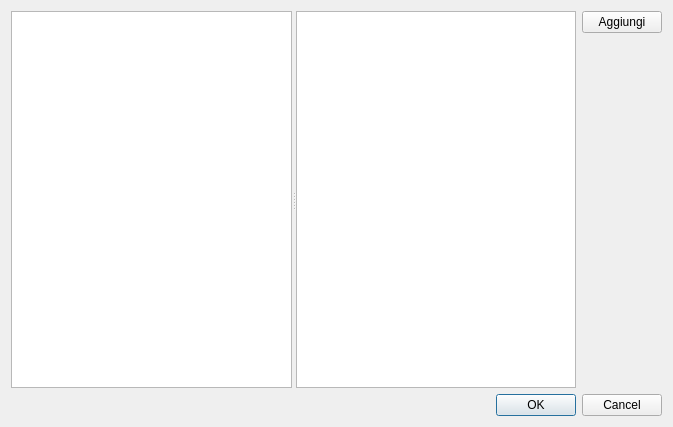
<?xml version="1.0" encoding="UTF-8"?>
<ui version="4.0">
 <class>DialogEditColors</class>
 <widget class="QDialog" name="DialogEditColors">
  <property name="geometry">
   <rect>
    <x>0</x>
    <y>0</y>
    <width>673</width>
    <height>427</height>
   </rect>
  </property>
  <property name="windowTitle">
   <string>Palette</string>
  </property>
  <layout class="QVBoxLayout" name="verticalLayout">
   <item>
    <layout class="QGridLayout" name="gridLayout">
     <item row="0" column="1">
      <widget class="QPushButton" name="pushButtonAdd">
       <property name="text">
        <string>Aggiungi</string>
       </property>
      </widget>
     </item>
     <item row="1" column="1">
      <spacer name="verticalSpacer">
       <property name="orientation">
        <enum>Qt::Vertical</enum>
       </property>
       <property name="sizeHint" stdset="0">
        <size>
         <width>20</width>
         <height>40</height>
        </size>
       </property>
      </spacer>
     </item>
     <item row="0" column="0" rowspan="2">
      <widget class="QSplitter" name="splitter">
       <property name="orientation">
        <enum>Qt::Horizontal</enum>
       </property>
       <widget class="QTableWidget" name="tableWidget">
        <property name="styleSheet">
         <string notr="true">QTableWidget::item
{
	selection-background-color: rgb(20, 20, 20)
}</string>
        </property>
        <property name="selectionMode">
         <enum>QAbstractItemView::NoSelection</enum>
        </property>
        <property name="selectionBehavior">
         <enum>QAbstractItemView::SelectRows</enum>
        </property>
        <attribute name="horizontalHeaderMinimumSectionSize">
         <number>100</number>
        </attribute>
        <attribute name="verticalHeaderVisible">
         <bool>false</bool>
        </attribute>
        <attribute name="verticalHeaderHighlightSections">
         <bool>false</bool>
        </attribute>
       </widget>
       <widget class="QTableWidget" name="tableWidgetFlags">
        <property name="wordWrap">
         <bool>false</bool>
        </property>
        <attribute name="horizontalHeaderVisible">
         <bool>false</bool>
        </attribute>
        <attribute name="horizontalHeaderMinimumSectionSize">
         <number>10</number>
        </attribute>
        <attribute name="horizontalHeaderStretchLastSection">
         <bool>true</bool>
        </attribute>
        <attribute name="verticalHeaderVisible">
         <bool>false</bool>
        </attribute>
        <attribute name="verticalHeaderMinimumSectionSize">
         <number>10</number>
        </attribute>
        <attribute name="verticalHeaderHighlightSections">
         <bool>false</bool>
        </attribute>
       </widget>
      </widget>
     </item>
    </layout>
   </item>
   <item>
    <widget class="QDialogButtonBox" name="buttonBox">
     <property name="orientation">
      <enum>Qt::Horizontal</enum>
     </property>
     <property name="standardButtons">
      <set>QDialogButtonBox::Cancel|QDialogButtonBox::Ok</set>
     </property>
    </widget>
   </item>
  </layout>
 </widget>
 <resources/>
 <connections>
  <connection>
   <sender>buttonBox</sender>
   <signal>accepted()</signal>
   <receiver>DialogEditColors</receiver>
   <slot>accept()</slot>
   <hints>
    <hint type="sourcelabel">
     <x>248</x>
     <y>254</y>
    </hint>
    <hint type="destinationlabel">
     <x>157</x>
     <y>274</y>
    </hint>
   </hints>
  </connection>
  <connection>
   <sender>buttonBox</sender>
   <signal>rejected()</signal>
   <receiver>DialogEditColors</receiver>
   <slot>reject()</slot>
   <hints>
    <hint type="sourcelabel">
     <x>316</x>
     <y>260</y>
    </hint>
    <hint type="destinationlabel">
     <x>286</x>
     <y>274</y>
    </hint>
   </hints>
  </connection>
 </connections>
</ui>
